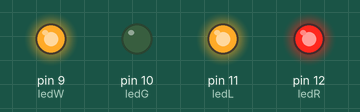
Bench run of a sketch on a simulated Arduino Uno, built with avr-gcc and run on an emulated ATmega328P. Parts: output pins drawn as LEDs (lit = HIGH). Random numbers use the default seed unless the sketch sets one.

Above: at 0.19 s.
At 8.79 s:
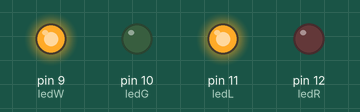
At 12.35 s:
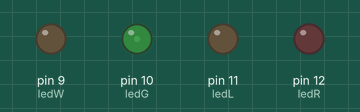
At 16.32 s:
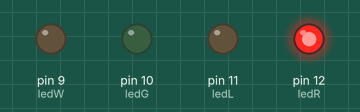
At 21.98 s:
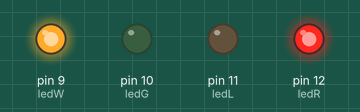
At 32.9 s:
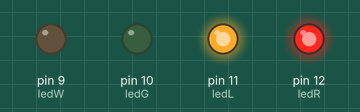
Timing chart, 0 to 40.0 s (numbered marks = the images above):
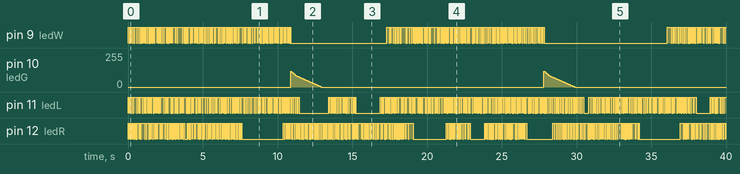

Measured:
- by itself, pin 10 (ledG): ramps from 120/255 to 0/255 and jumps back, once every 16.9 s

The sketch:

welding_LEDs_5.ino
```cpp
//  - Produces random flashes to simulate arc welding for modeling.
//  - ledL and ledR are intended to be indirect (e.g. bounced off an internal building wall)
//  and should be high-intensity, cool white, lensed LEDs. Welding site 1 and 2, respectively.
//  - ledW is intended to work in conjunction with ledG and should be micro (sub-milimeter) LEDs.
//  - ledW should be a cool white LED and ledG should be a red LED.  The red LED simulates the
//  glow of hot steel from "welding" with ledW.  ledW and ledG are exclusive OR in operation.
//  - ledW and ledG comprise welding site 3.

int randflash1;             //welding site 1 on
int randflash2;             //welding site 2 on
int randflashW;             //welding site 3 on
int randpause1;             //welding site 1 off
int randpause2;             //welding site 2 off
int randpauseW;             //welding site 3 off
int bigpause1;              //welding site 1 or 2 multi-second pause
int bigpausecoin;           //welding site 1 or 2 coin flip for big pause

int ledW = 9;               // digital pin for welding site 3 white LED
int ledG = 10;              // PWM pin for welding site 3 red LED
int ledL = 11;              // digital pin for welding site 1 LED
int ledR = 12;              // digital pin for welding site 2 LED
int shortest = 8;           // shortest (ms) of on-time
int longest = 100;          // longest (ms) of on-time
int darkshort = 2;          // shortest (ms) of off-time
int darklong = 30;          // longest (ms) of off-time
int bigpause = 2800;        // maximum time for long pause
int pausecheck = 3800;      // maximum time between long pauses
int glowcheck = 3000;       // minimum time between site 3 long pauses
int glow = 4500;            // delay white ledG is simulating glow
int fadeValue = 120;        // PWM starting value

unsigned long previousMillis1;
unsigned long previousMillis2;
unsigned long previousMillis3;
unsigned long previousMillisW;
unsigned long previousMillisG;

void setup() {
  pinMode(ledL, OUTPUT);
  pinMode(ledR, OUTPUT);
  pinMode(ledW, OUTPUT);
  pinMode(ledG, OUTPUT);

  previousMillis1 = millis();
  previousMillis2 = millis();
  previousMillis3 = millis();
  previousMillisW = millis();
  previousMillisG = millis();
  randflash1 = random(shortest, longest);
  randflash2 = random(shortest, longest);
  randflashW = random(shortest, longest);
  randpause1 = random(darkshort, darklong);
  randpause2 = random(darkshort, darklong);
  randpauseW = random(darkshort, darklong);
  bigpause1 = random(darklong, bigpause);
  glowcheck = random(8000, 12000);
  glow = random(4500, 8500);
  bigpausecoin = random(1, 3);

  digitalWrite(ledL, HIGH);
  digitalWrite(ledR, HIGH);
  digitalWrite(ledW, HIGH);
  digitalWrite(ledG, LOW);
}

void flash1() {
  // Non-blocking subroutine for welding site 1

  unsigned long currentMillis1 = millis();

  if (currentMillis1 - previousMillis1 >= randflash1 && digitalRead(ledL) == HIGH) {
    digitalWrite(ledL, LOW);
    previousMillis1 = currentMillis1;
    randflash1 = random(shortest, longest);
  }     //end if randflash1

  if (currentMillis1 - previousMillis1 >= randpause1 && digitalRead(ledL) == LOW) {
      previousMillis1 = currentMillis1;
      randpause1 = random(darkshort, darklong);
      digitalWrite(ledL, HIGH);
  }     //end if randpause1

}       //end flash1


void flash2() {
  // Non-blocking subroutine for welding site 2

  unsigned long currentMillis2 = millis();

  if (currentMillis2 - previousMillis2 >= randflash2 && digitalRead(ledR) == HIGH) {
    digitalWrite(ledR, LOW);
    previousMillis2 = currentMillis2;
    randflash2 = random(shortest, longest);
  }     //end if randflash2

  if (currentMillis2 - previousMillis2 >= randpause2 && digitalRead(ledR) == LOW) {
      previousMillis2 = currentMillis2;
      randpause2 = random(darkshort, darklong);
      digitalWrite(ledR, HIGH);
  }     //end if randpause2

}       //end flash2

void flashwg() {
  // Non-blocking subroutine for welding site 3 (no glow done here)

  unsigned long currentMillisW = millis();

  if (currentMillisW - previousMillisW >= randflashW && digitalRead(ledW) == HIGH) {
    digitalWrite(ledW, LOW);
    previousMillisW = currentMillisW;
    randflashW = random(shortest, longest);
  }     //end if randflashW

  if (currentMillisW - previousMillisW >= randpauseW && digitalRead(ledW) == LOW) {
      previousMillisW = currentMillisW;
      randpauseW = random(darkshort, darklong);
      digitalWrite(ledW, HIGH);
  }     //end if randpauseW

}       //end flashwg


void loop() {

  unsigned long currentMillis3 = millis();
  unsigned long currentMillisG = millis();

  flash1();
  flash2();
  if (currentMillisG - previousMillisG < glowcheck) {flashwg();}  // only flash site 3 if ledG not active

  if (currentMillis3 - previousMillis3 >= pausecheck && bigpausecoin == 1) {
    // coin flip has selected site 1 so we randomly start a random length long pause
    randpause1=randpause1+bigpause1;
    previousMillis3 = currentMillis3;
    bigpause1 = random(darklong, bigpause);
    bigpausecoin = random(1, 3);
  } //end if

  if (currentMillis3 - previousMillis3 >= pausecheck && bigpausecoin == 2) {
    // coin flip has selected site 2 so we randomly start a random length long pause
    randpause2=randpause2+bigpause1;
    previousMillis3 = currentMillis3;
    bigpause1 = random(darklong, bigpause);
    bigpausecoin = random(1, 3);
  } //end if

  if (currentMillisG - previousMillisG >= glowcheck) {
    // time for a long pause on site 3 and glow using ledG
    analogWrite(ledG, fadeValue);                         // PWM for ledG to produce glowing fade as welding stops
    if (fadeValue >= 90) {fadeValue = fadeValue - 2;}
    if (fadeValue < 90 && fadeValue >=1) {fadeValue = fadeValue - 1;}

    if (fadeValue >=1) {delay(20);}
    digitalWrite(ledW, LOW);          // keep site 3, ledW off while glowing ledG

    if (currentMillisG - previousMillisG >= glow + glowcheck) {
      // done glowing, reset everything and go back to flashing ledW at site 3
      fadeValue = 120;
      previousMillisG = currentMillisG;
      glowcheck = random(8000, 12000);
      glow = random(4500, 8500);

    } //end if done glowing
  } //end if


}     //end loop
```
